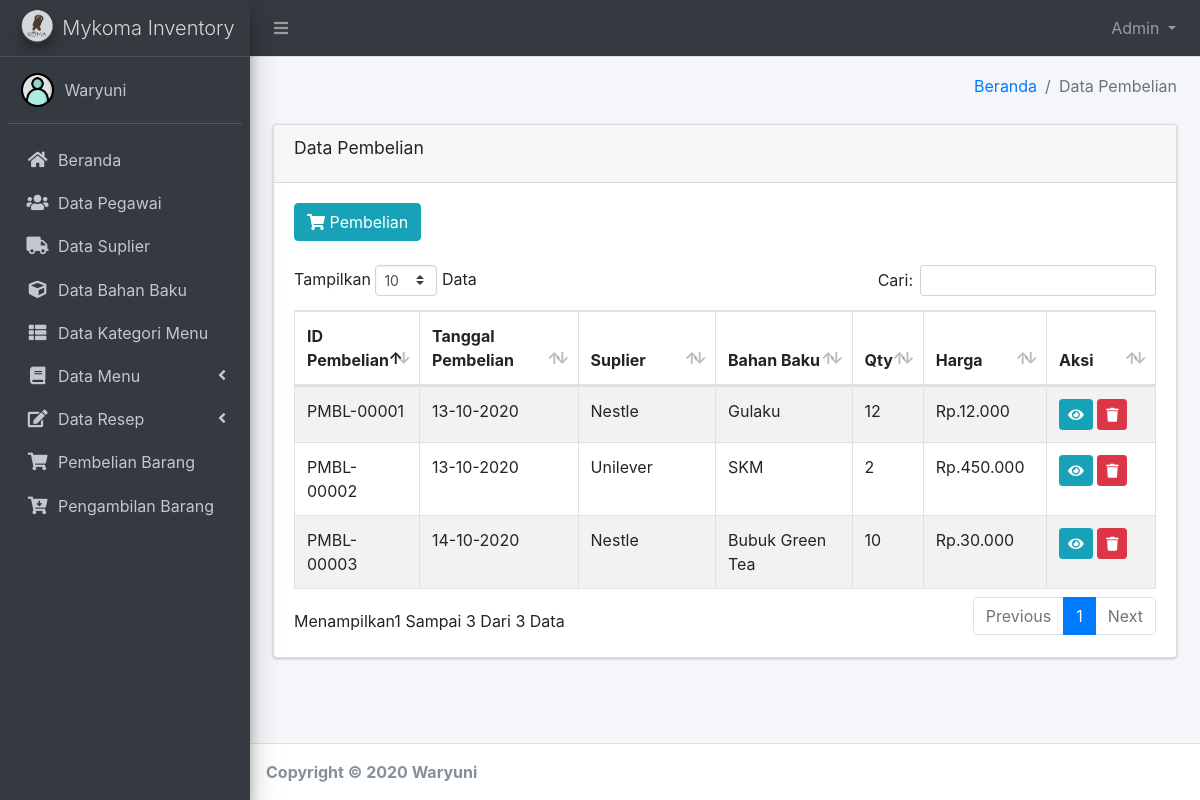
/index.php?page=pembelian (signed in), run on the app's committed database.
### tables this page shows
CREATE TABLE `pembelian` (
  `id_pembelian` varchar(50) NOT NULL,
  `id_suplier` varchar(50) NOT NULL,
  `kd_bahanbk` varchar(50) NOT NULL,
  `tgl_beli` date NOT NULL,
  `jumlah` int(11) NOT NULL,
  `harga` int(11) NOT NULL,
  `id_pegawai` varchar(50) NOT NULL,
  `tgl_exp` date NOT NULL,
  PRIMARY KEY (`id_pembelian`),
  KEY `FK_pembelian` (`id_suplier`),
  KEY `FK_pembelian_bahanbk` (`kd_bahanbk`),
  KEY `FK_pembelian2` (`id_pegawai`)
);

CREATE TABLE `suplier` (
  `id_suplier` varchar(50) NOT NULL,
  `nm_suplier` varchar(100) NOT NULL,
  `alamat` text NOT NULL,
  `telp` varchar(20) NOT NULL,
  `norek` varchar(100) NOT NULL,
  `bank` varchar(50) NOT NULL,
  PRIMARY KEY (`id_suplier`)
);

CREATE TABLE `bahan_bk` (
  `kd_bahanbk` varchar(50) NOT NULL,
  `id_suplier` varchar(50) NOT NULL,
  `nm_bahanbk` varchar(100) NOT NULL,
  `tgl_expire` date NOT NULL,
  PRIMARY KEY (`kd_bahanbk`),
  KEY `FK_bahan_bk12` (`id_suplier`)
);

### modules/pembelian/view.php (the view, shortened to what this page needs)
<section class="content-header">
    <div class="container-fluid">
        <div class="row mb-2">
            <div class="col-sm-12">
                <ol class="breadcrumb float-sm-right">
                    <li class="breadcrumb-item"><a href="index.php?page=beranda">Beranda</a></li>
                    <li class="breadcrumb-item active">Data Pembelian</li>
                </ol>
            </div>
        </div>
    </div>
</section>
<section class="content">
    <div class="container-fluid">
        <div class="row">
            <div class="col-12">
                <div class="card">
                    <div class="card-header">
                        <h3 class="card-title">Data Pembelian</h3>
                    </div>
                    <div class="card-body">
                        <a href="index.php?page=tambeli" class="btn btn-info"><i class="fa fa-shopping-cart"></i> Pembelian</a>
                        <br> <br>
                        <table id="example1" class="table table-bordered table-striped">
                            <thead>
                                <tr>
                                    <th>ID Pembelian</th>
                                    <th>Tanggal Pembelian</th>
                                    <th>Suplier</th>
                                    <th>Bahan Baku</th>
                                    <th>Qty</th>
                                    <th>Harga</th>
                                    <th>Aksi</th>
                                </tr>
                            </thead>
                            <tbody>
                                <?php
                                $query  = mysqli_query($db, "SELECT pembelian.*,bahan_bk.nm_bahanbk,suplier.nm_suplier FROM pembelian JOIN bahan_bk ON pembelian.kd_bahanbk=bahan_bk.kd_bahanbk JOIN suplier ON pembelian.id_suplier=suplier.id_suplier");
                                $hitung = mysqli_num_rows($query);
                                if ($hitung > 0) {
                                    while ($pecah = mysqli_fetch_assoc($query)) {
                                ?>
                                        <tr>
                                            <td style="width:100px;"><?= $pecah['id_pembelian']; ?></td>
                                            <td style="width:140px;"><?= date('d-m-Y', strtotime($pecah['tgl_beli'])); ?></td>
                                            <td style="width:120px;"><?= $pecah['nm_suplier']; ?></td>
                                            <td style="width:120px;"><?= $pecah['nm_bahanbk']; ?></td>
                                            <td style="width:40px;"><?= $pecah['jumlah']; ?></td>
                                            <td style="width:100px;"><?= rupiah($pecah['harga']); ?></td>
                                            <td style="width:90px;">
                                                <a href="index.php?page=detailbl&id_pembelian=<?php echo $pecah['id_pembelian']; ?>" data-toggle="tooltip" data-placement="bottom" title="Detail Pembelian" class="btn btn-info btn-sm"><i class="fa fa-eye"></i></a>
                                                <a onclick="return confirm('Anda Yakin Ingin Menghapus?')" class="btn btn-danger btn-sm" href="index.php?page=pembelian&id_pembelian=<?php echo $pecah['id_pembelian']; ?>&kd_bahanbk=<?php echo $pecah['kd_bahanbk']; ?>&aksi=hapus" data-toggle="tooltip" data-placement="bottom" title="Hapus">
                                                    <i class="fa fa-trash"></i></a>
                                            </td>
                                        </tr>
                                <?php }
                                }
                                ?>
                            </tbody>
                        </table>
                    </div>
                </div>
            </div>
        </div>
    </div>
</section>

### data on the page
pembelian: id_pembelian "PMBL-00001", tgl_beli "13-10-2020", id_suplier.nm_suplier "Nestle", kd_bahanbk.nm_bahanbk "Gulaku", jumlah "12", harga "Rp.12.000"
pembelian: id_pembelian "PMBL-00002", tgl_beli "13-10-2020", id_suplier.nm_suplier "Unilever", kd_bahanbk.nm_bahanbk "SKM", jumlah "2", harga "Rp.450.000"
pembelian: id_pembelian "PMBL-00003", tgl_beli "14-10-2020", id_suplier.nm_suplier "Nestle", kd_bahanbk.nm_bahanbk "Bubuk Green Tea", jumlah "10", harga "Rp.30.000"

### other printed values
$_SESSION['level'] "Admin"
$_SESSION['nama'] "Waryuni"
